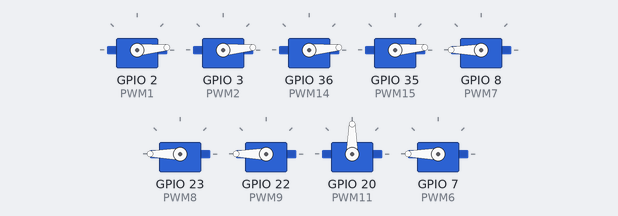
Bench run of a sketch on a simulated ESP32. Shown: 9 × servo.

Above: at 23.45 s.
Timing chart, 0 to 28.4 s (numbered marks = the images above):
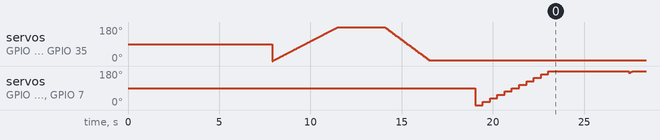

The sketch:

LandingLegs.ino
```cpp
#include <PWMServo.h>

  #define LED 13

  #define PWM1 2          //S1
  #define PWM2 3          //S2

  #define PWM6 7          //LL1
  #define PWM7 8          //LL2
  #define PWM8 23 //A9    //LL3
  #define PWM9 22 //A8    //LL4
  #define PWM10 21 //A7   //EDF
  #define PWM11 20 //A6     //Free
  #define PWM12 17 //17 //A3   //S1
  #define PWM13 16 //16 //A2   //S2
  #define PWM14 36 //A17  //S3    //working
  #define PWM15 35 //A16  //S4

  PWMServo S1;
  PWMServo S2;
  PWMServo S3;
  PWMServo S4;
  PWMServo LL1;
  PWMServo LL2;
  PWMServo LL3;
  PWMServo LL4;
  PWMServo EDF;

  int pos;
  int pos1 = 90;


void setup() {

  S1.attach(PWM1);  //17
  delay(100);
  //S1.attach(SERVO_PIN_A, 1000, 2000); //some motors need min/max setting ,ESCs go 1k-2k
  S2.attach(PWM2);  //16
  delay(100);
  S3.attach(PWM14);  //36
  delay(100);
  S4.attach(PWM15);  //35
  delay(100);


  LL2.attach(PWM7);  //8
  delay(100);
  LL3.attach(PWM8);  //23
  delay(100);
  LL4.attach(PWM9);  //22
  delay(100);
  //EDF.attach(PWM10); //21
  EDF.attach(PWM11, 1000, 2000);
  delay(100);

  LL1.attach(PWM6);  //7
  delay(100);


  for(int q=0; q<10;q++){
    digitalWrite(LED,LOW); delay(100); digitalWrite(LED,HIGH);delay(100);
  }

  delay(1000*3);       //changed from smartDelay

  for(int q=0; q<20;q++){
    digitalWrite(LED,LOW); delay(50); digitalWrite(LED,HIGH);delay(50);
  }


/*
  //Lower Landing Legs
  LL1.write(0);   //pos1, 0 or 180, etc
  delay(100);
  LL2.write(0);
  delay(100);
  LL3.write(0);
  delay(100);
  LL4.write(0);
  delay(1000);

  LL1.write(180);
  delay(100);
  LL2.write(180);
  delay(100);
  LL3.write(180);
  delay(100);
  LL4.write(180);
  delay(1000);

*/

  for(pos = 0; pos <=180; pos += 1){
      //S1.analogWrite(pos);
      //analogWrite(17,pos);
      S1.write(pos);

      //delay(30);
      //S2.analogWrite(pos);
      //analogWrite(16,pos);
      S2.write(pos);

      //delay(30);
      S3.write(pos);
      //delay(30);
      S4.write(pos);
      delay(20);

  }

delay(2500);

  for(pos = 180; pos >=1; pos -= 5){
      //S1.analogWrite(pos);
      //analogWrite(17,pos);
      S1.write(pos);

      //delay(100);
      //S2.analogWrite(pos);
      //analogWrite(16,pos);
      S2.write(pos);

      //delay(100);
      S3.write(pos);
      //delay(100);
      S4.write(pos);
      delay(70);

  }


  //landing legs
  /*
    //Pull LLs up
  for(pos = 180; pos >=1; pos -= 10){
      LL1.write(pos);
      //delay(30);
      LL2.write(pos);
      //delay(30);
      LL3.write(pos);
      //delay(30);
      LL4.write(pos);
      delay(200);
  }
  */
  delay(2500);

    //Bring LLs down
  for(pos = 0; pos <=180; pos += 18){
      //if(pos > 170){
        LL1.write(pos);
      //}
      //delay(30);
      LL2.write(pos);
      //delay(30);
      LL3.write(pos);
      //delay(30);
      LL4.write(pos);
      delay(400);
  }


}

int POS= 180;


void loop() {

  delay(4000);

    //Keep LLs down, this code doesn't appear to make things any better
  for(pos = 170; pos <=180; pos += 5){
      LL1.write(pos);
      LL2.write(pos);
      LL3.write(pos);
      LL4.write(pos);
      delay(100);
  }


  /*


  delay(100);
  while(LL1.read() !=180){
    LL1.write(POS+1);
  }
  while(LL2.read() !=180){
    LL2.write(POS+1);
  }
  while(LL3.read() !=180){
    LL3.write(POS+5);
  }
  while(LL4.read() !=180){
    LL4.write(POS+0);
  }
 */

/*
  for(pos = 180; pos < 180; pos += 18){
      if(pos > 170){
        LL1.write(pos);
      }
      //delay(30);
      LL2.write(pos);
      //delay(30);
      LL3.write(pos);
      //delay(30);
      LL4.write(pos);
      delay(100);
  }
*/


 // delay(1000);


}
```
